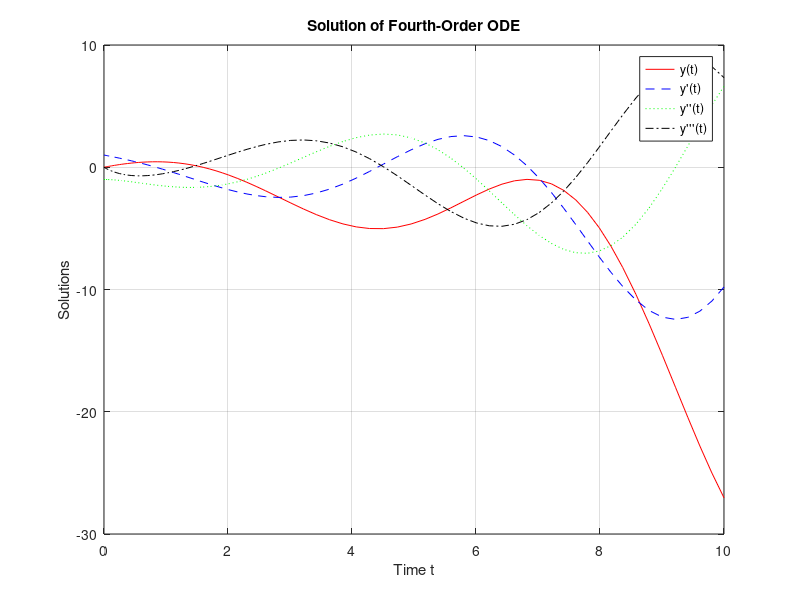

Source code (MATLAB):
function solveFourthOrderODE
    % Initial conditions [y(0), y'(0), y''(0), y'''(0)]
    y0 = [0; 1; -1; 0]; 
    
    % Time span
    tspan = [0 10];
    
    % Solve using ode45
    [t, y] = ode45(@odeSystem, tspan, y0);
    
    % Plot results
    figure;
    plot(t, y(:, 1), '-r', 'DisplayName', 'y(t)');
    hold on;
    plot(t, y(:, 2), '--b', 'DisplayName', 'y''(t)');
    plot(t, y(:, 3), ':g', 'DisplayName', 'y''''(t)');
    plot(t, y(:, 4), '-.k', 'DisplayName', 'y''''''(t)');
    xlabel('Time t');
    ylabel('Solutions');
    legend show;
    grid on;
    title('Solution of Fourth-Order ODE');
end

function dydt = odeSystem(t, y)
    % Define the system of first-order ODEs
    % y(1) = y, y(2) = y', y(3) = y'', y(4) = y'''
    dydt = zeros(4, 1);
    dydt(1) = y(2);                     % y' = y2
    dydt(2) = y(3);                     % y'' = y3
    dydt(3) = y(4);                     % y''' = y4
    dydt(4) = -2*y(4) + y(3) - 3*y(2) + y(1) + exp(-t); % y'''' = -2y''' + y'' - 3y' + y + e^(-t)
end
